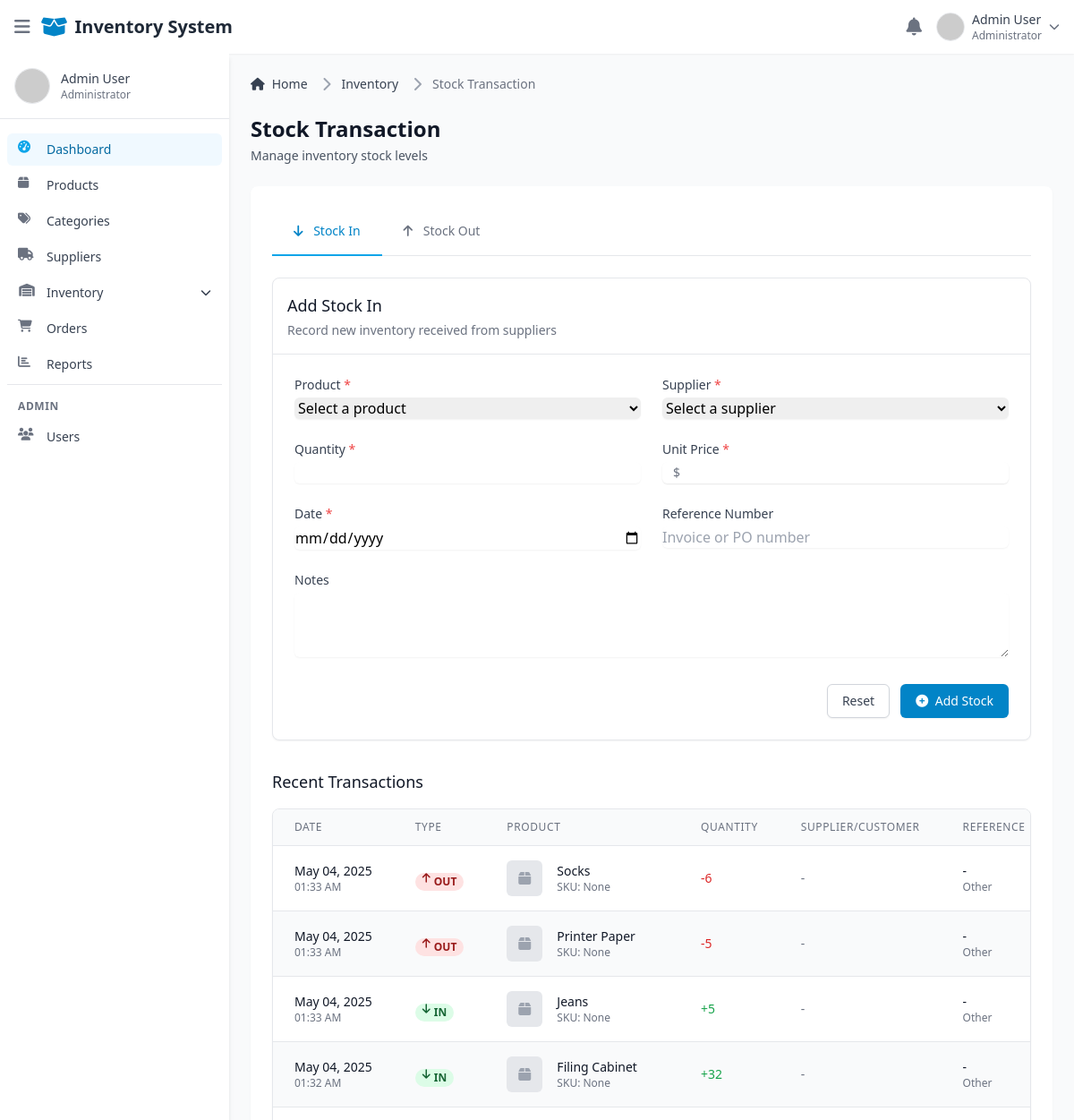
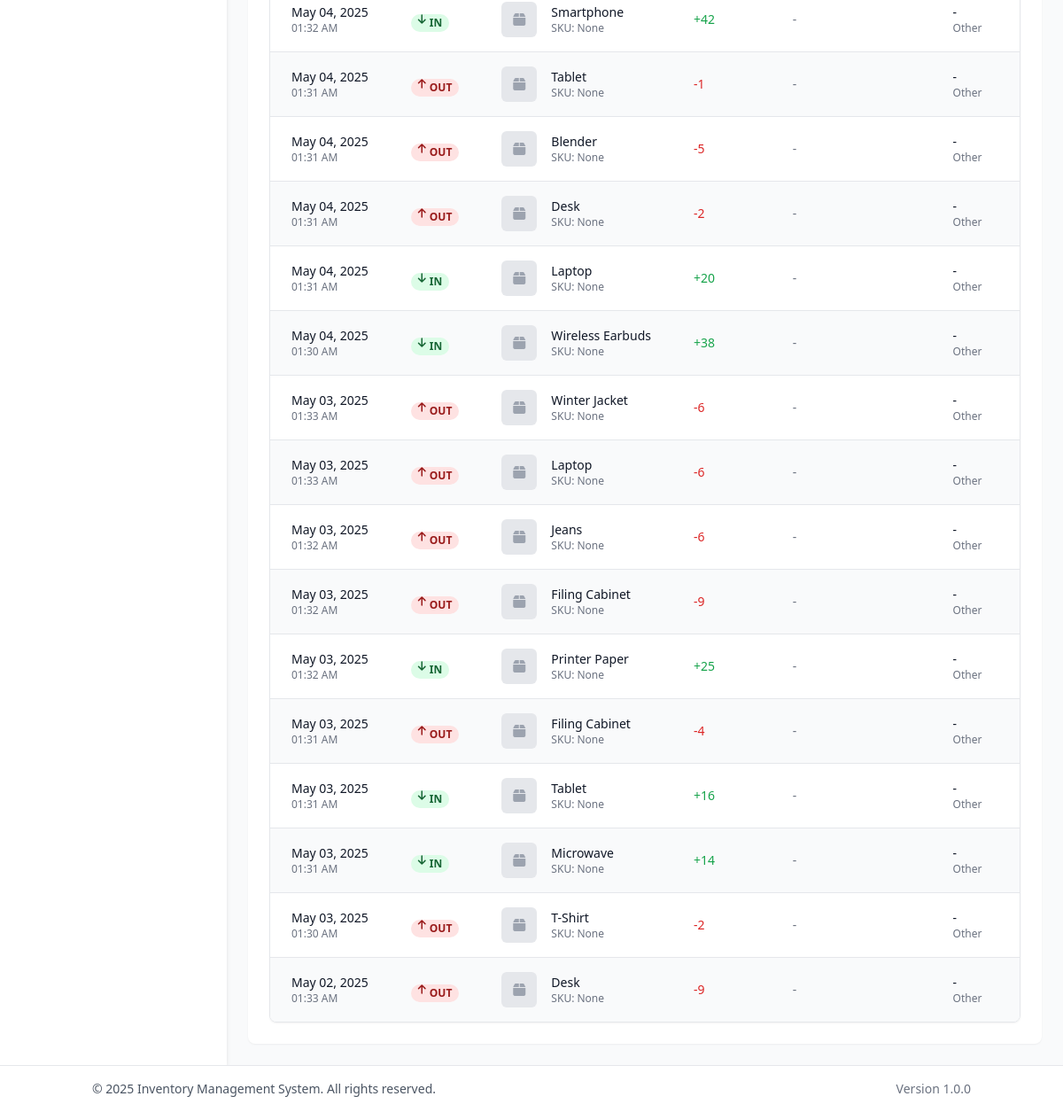
The page /stock/ (signed in) on the database its author committed (2 pictures, top to bottom).
### main_app/models.py (models this page shows, shortened)
class StockTransaction(models.Model):
    TRANSACTION_TYPES = [
        ('IN', 'Stock In'),
        ('OUT', 'Stock Out'),
    ]
    REASON_CHOICES = [
        ('purchase', 'Purchase'),
        ('sale', 'Sale'),
        ('return', 'Return from Customer'),
        ('return_to_supplier', 'Return to Supplier'),
        ('adjustment', 'Inventory Adjustment'),
        ('damaged', 'Damaged/Defective'),
        ('lost', 'Lost/Stolen'),
        ('other', 'Other'),
    ]
    product = models.ForeignKey(Product, on_delete=models.CASCADE, related_name='transactions')
    quantity = models.IntegerField()
    transaction_type = models.CharField(max_length=3, choices=TRANSACTION_TYPES)
    reason = models.CharField(max_length=20, choices=REASON_CHOICES, default='other')
    reference = models.CharField(max_length=100, blank=True, null=True)
    date = models.DateTimeField(default=timezone.now)
    supplier = models.ForeignKey(Supplier, null=True, blank=True, on_delete=models.SET_NULL, related_name='transactions')
    customer = models.ForeignKey(Customer, null=True, blank=True, on_delete=models.SET_NULL, related_name='transactions')
    unit_price = models.DecimalField(max_digits=10, decimal_places=2, blank=True, null=True)
    notes = models.TextField(blank=True, null=True)
    created_by = models.ForeignKey(User, on_delete=models.SET_NULL, null=True, blank=True)
    created_at = models.DateTimeField(auto_now_add=True)
    class Meta:
        ordering = ['-date']

class Product(models.Model):
    name = models.CharField(max_length=200)
    sku = models.CharField(max_length=50, unique=True, blank=True, null=True)
    description = models.TextField(blank=True)
    price = models.DecimalField(max_digits=10, decimal_places=2)
    stock = models.IntegerField(default=0)
    reorder_level = models.IntegerField(default=5)
    image = models.ImageField(upload_to='product_images/', null=True, blank=True)
    category = models.ForeignKey(Category, related_name='products', on_delete=models.CASCADE)
    suppliers = models.ManyToManyField(Supplier, related_name='products', blank=True)
    created_at = models.DateTimeField(auto_now_add=True, null=True)
    updated_at = models.DateTimeField(auto_now=True, null=True)
    is_active = models.BooleanField(default=True)
    def image_preview(self):
        if self.image:
            return format_html('<img src="{}" width="50" height="50" style="object-fit:cover;" />', self.image.url)
        return "No image"
    image_preview.short_description = "Preview"

### main_app/views.py (the view, shortened to what this page needs)
# urls.py: path('stock/', views.stock_transaction, name='stock_transaction'),
@login_required
def stock_transaction(request):
    transactions = StockTransaction.objects.select_related(
        'product', 'supplier', 'customer'
    ).order_by('-date')[:20]  # Show the 20 most recent transactions
    products = Product.objects.all()
    suppliers = Supplier.objects.all()
    customers = Customer.objects.all()
    context = {
        'transactions': transactions,
        'products': products,
        'suppliers': suppliers,
        'customers': customers,
        'today': timezone.now().strftime('%Y-%m-%d')
    }
    return render(request, 'stock.html', context)

### main_app/views.py (called while the page is built)
def notifications_processor(request):
    if request.user.is_authenticated:
        unread_count = Notification.objects.filter(recipient=request.user, is_read=False).count()
        recent_notifications = Notification.objects.filter(recipient=request.user).order_by('-created_at')[:5]
        return {
            'unread_notification_count': unread_count,
            'recent_notifications': recent_notifications,
        }
    return {
        'unread_notification_count': 0,
        'recent_notifications': [],
    }

### templates/stock.html (shortened to what this page needs)
{% extends 'base.html' %}
{% block breadcrumbs %}
<li>
    <div class="flex items-center">
        <i class="fas fa-chevron-right text-gray-400 mx-1"></i>
        <span class="ml-1 text-sm font-medium text-gray-700 md:ml-2">Inventory</span>
    </div>
</li>
<li aria-current="page">
    <div class="flex items-center">
        <i class="fas fa-chevron-right text-gray-400 mx-1"></i>
        <span class="ml-1 text-sm font-medium text-gray-500 md:ml-2">Stock Transaction</span>
    </div>
</li>
{% endblock %}
{% block page_title %}Stock Transaction{% endblock %}
{% block page_subtitle %}Manage inventory stock levels{% endblock %}
{% block content %}
<div class="p-6" x-data="{ activeTab: 'stock-in' }">
    <div class="mb-6 border-b border-gray-200">
        <div class="flex -mb-px">
            <button
                @click="activeTab = 'stock-in'"
                :class="activeTab === 'stock-in' ? 'border-primary-500 text-primary-600' : 'border-transparent text-gray-500 hover:text-gray-700 hover:border-gray-300'"
                class="py-4 px-6 border-b-2 font-medium text-sm focus:outline-none transition-colors duration-200">
                <i class="fas fa-arrow-down mr-2"></i> Stock In
            </button>
            <button
                @click="activeTab = 'stock-out'"
                :class="activeTab === 'stock-out' ? 'border-primary-500 text-primary-600' : 'border-transparent text-gray-500 hover:text-gray-700 hover:border-gray-300'"
                class="py-4 px-6 border-b-2 font-medium text-sm focus:outline-none transition-colors duration-200">
                <i class="fas fa-arrow-up mr-2"></i> Stock Out
            </button>
        </div>
    </div>
    <div x-show="activeTab === 'stock-in'" x-transition:enter="transition ease-out duration-200" x-transition:enter-start="opacity-0" x-transition:enter-end="opacity-100">
        <div class="bg-white rounded-lg shadow-sm border border-gray-200 overflow-hidden">
            <div class="p-4 border-b border-gray-200">
                <h3 class="text-lg font-medium text-gray-900">Add Stock In</h3>
                <p class="mt-1 text-sm text-gray-500">Record new inventory received from suppliers</p>
            </div>
            <form method="post" action="{% url 'stock_in' %}" class="p-6">
                <div class="grid grid-cols-1 md:grid-cols-2 gap-6 mb-6">
                    <div>
                        <label for="product-in" class="block text-sm font-medium text-gray-700 mb-1">Product <span class="text-red-500">*</span></label>
                        <select name="product" id="product-in" required class="w-full rounded-md border-gray-300 shadow-sm focus:border-primary-500 focus:ring-primary-500">
                            <option value="">Select a product</option>
                        </select>
                    </div>
                    <div>
                        <label for="supplier" class="block text-sm font-medium text-gray-700 mb-1">Supplier <span class="text-red-500">*</span></label>
                        <select name="supplier" id="supplier" required class="w-full rounded-md border-gray-300 shadow-sm focus:border-primary-500 focus:ring-primary-500">
                            <option value="">Select a supplier</option>
                        </select>
                    </div>
                    <div>
                        <label for="quantity-in" class="block text-sm font-medium text-gray-700 mb-1">Quantity <span class="text-red-500">*</span></label>
                        <input type="number" name="quantity" id="quantity-in" min="1" required class="w-full rounded-md border-gray-300 shadow-sm focus:border-primary-500 focus:ring-primary-500">
                    </div>
                    <div>
                        <label for="unit_price" class="block text-sm font-medium text-gray-700 mb-1">Unit Price <span class="text-red-500">*</span></label>
                        <div class="relative rounded-md shadow-sm">
                            <div class="absolute inset-y-0 left-0 pl-3 flex items-center pointer-events-none">
                                <span class="text-gray-500 sm:text-sm">$</span>
                            </div>
                            <input type="number" name="unit_price" id="unit_price" min="0" step="0.01" required class="w-full pl-7 rounded-md border-gray-300 shadow-sm focus:border-primary-500 focus:ring-primary-500">
                        </div>
                    </div>
                    <div>
                        <label for="date-in" class="block text-sm font-medium text-gray-700 mb-1">Date <span class="text-red-500">*</span></label>
                        <input type="date" name="date" id="date-in" required value="{{ today|date:'Y-m-d' }}" class="w-full rounded-md border-gray-300 shadow-sm focus:border-primary-500 focus:ring-primary-500">
                    </div>
                    <div>
                        <label for="reference-in" class="block text-sm font-medium text-gray-700 mb-1">Reference Number</label>
                        <input type="text" name="reference" id="reference-in" placeholder="Invoice or PO number" class="w-full rounded-md border-gray-300 shadow-sm focus:border-primary-500 focus:ring-primary-500">
                    </div>
                </div>
                <div class="mb-6">
                    <label for="notes-in" class="block text-sm font-medium text-gray-700 mb-1">Notes</label>
                    <textarea name="notes" id="notes-in" rows="3" class="w-full rounded-md border-gray-300 shadow-sm focus:border-primary-500 focus:ring-primary-500"></textarea>
                </div>
                <div class="flex justify-end space-x-3">
                    <button type="reset" class="px-4 py-2 border border-gray-300 rounded-md shadow-sm text-sm font-medium text-gray-700 bg-white hover:bg-gray-50 focus:outline-none focus:ring-2 focus:ring-offset-2 focus:ring-primary-500">
                        Reset
                    </button>
                    <button type="submit" class="px-4 py-2 border border-transparent rounded-md shadow-sm text-sm font-medium text-white bg-primary-600 hover:bg-primary-700 focus:outline-none focus:ring-2 focus:ring-offset-2 focus:ring-primary-500">
                        <i class="fas fa-plus-circle mr-1"></i> Add Stock
                    </button>
                </div>
            </form>
        </div>
    </div>
    <div class="mt-8">
        <h3 class="text-lg font-medium text-gray-900 mb-4">Recent Transactions</h3>
        <div class="bg-white rounded-lg shadow-sm border border-gray-200 overflow-hidden">
            <div class="overflow-x-auto">
                <table class="min-w-full divide-y divide-gray-200">
                    <thead class="bg-gray-50">
                        <tr>
                            <th scope="col" class="px-6 py-3 text-left text-xs font-medium text-gray-500 uppercase tracking-wider">
                                Date
                            </th>
                            <th scope="col" class="px-6 py-3 text-left text-xs font-medium text-gray-500 uppercase tracking-wider">
                                Type
                            </th>
                            <th scope="col" class="px-6 py-3 text-left text-xs font-medium text-gray-500 uppercase tracking-wider">
                                Product
                            </th>
                            <th scope="col" class="px-6 py-3 text-left text-xs font-medium text-gray-500 uppercase tracking-wider">
                                Quantity
                            </th>
                            <th scope="col" class="px-6 py-3 text-left text-xs font-medium text-gray-500 uppercase tracking-wider">
                                Supplier/Customer
                            </th>
                            <th scope="col" class="px-6 py-3 text-left text-xs font-medium text-gray-500 uppercase tracking-wider">
                                Reference
                            </th>
                        </tr>
                    </thead>
                    <tbody class="bg-white divide-y divide-gray-200">
                        {% for transaction in transactions %}
                        <tr class="hover:bg-gray-50 {% cycle 'bg-white' 'bg-gray-50' %}">
                            <td class="px-6 py-4 whitespace-nowrap">
                                <div class="text-sm text-gray-900">{{ transaction.date|date:"M d, Y" }}</div>
                                <div class="text-xs text-gray-500">{{ transaction.date|date:"h:i A" }}</div>
                            </td>
                            <td class="px-6 py-4 whitespace-nowrap">
                                {% if transaction.transaction_type == 'IN' %}
                                <span class="px-2 inline-flex text-xs leading-5 font-semibold rounded-full bg-green-100 text-green-800">
                                    <i class="fas fa-arrow-down mr-1"></i> IN
                                </span>
                                {% else %}
                                <span class="px-2 inline-flex text-xs leading-5 font-semibold rounded-full bg-red-100 text-red-800">
                                    <i class="fas fa-arrow-up mr-1"></i> OUT
                                </span>
                                {% endif %}
                            </td>
                            <td class="px-6 py-4 whitespace-nowrap">
                                <div class="flex items-center">
                                    <div class="flex-shrink-0 h-10 w-10 rounded-md bg-gray-200 overflow-hidden">
                                        {% if transaction.product.image %}
                                        <img src="{{ transaction.product.image.url }}" alt="{{ transaction.product.name }}" class="h-10 w-10 object-cover">
                                        {% else %}
                                        <div class="h-10 w-10 flex items-center justify-center">
                                            <i class="fas fa-box text-gray-400"></i>
                                        </div>
                                        {% endif %}
                                    </div>
                                    <div class="ml-4">
                                        <div class="text-sm font-medium text-gray-900">{{ transaction.product.name }}</div>
                                        <div class="text-xs text-gray-500">SKU: {{ transaction.product.sku }}</div>
                                    </div>
                                </div>
                            </td>
                            <td class="px-6 py-4 whitespace-nowrap">
                                {% if transaction.transaction_type == 'IN' %}
                                <div class="text-sm font-medium text-green-600">
                                    +{{ transaction.quantity }}
                                </div>
                                {% else %}
                                <div class="text-sm font-medium text-red-600">
                                    -{{ transaction.quantity }}
                                </div>
                                {% endif %}
                            </td>
                            <td class="px-6 py-4 whitespace-nowrap">
                                {% if transaction.transaction_type == 'IN' and transaction.supplier %}
                                <div class="text-sm text-gray-900">{{ transaction.supplier.name }}</div>
                                <div class="text-xs text-gray-500">Supplier</div>
                                {% elif transaction.transaction_type == 'OUT' and transaction.customer %}
                                <div class="text-sm text-gray-900">{{ transaction.customer.name }}</div>
                                <div class="text-xs text-gray-500">Customer</div>
                                {% else %}
                                <div class="text-sm text-gray-500">-</div>
                                {% endif %}
                            </td>
                            <td class="px-6 py-4 whitespace-nowrap">
                                <div class="text-sm text-gray-900">{{ transaction.reference|default:"-" }}</div>
                                <div class="text-xs text-gray-500">{{ transaction.get_reason_display }}</div>
                            </td>
                        </tr>
                        {% empty %}
                        <tr>
                            <td colspan="7" class="px-6 py-4 text-center text-sm text-gray-500">
                                No recent transactions found.
                            </td>
                        </tr>
                        {% endfor %}
                    </tbody>
                </table>
            </div>
        </div>
    </div>
</div>
{% endblock %}

### rows shown on the page
StockTransaction: transaction_type "OUT" (drawn)
StockTransaction: transaction_type "OUT" (drawn)
StockTransaction: transaction_type "IN" (drawn)
StockTransaction: transaction_type "IN" (drawn)
StockTransaction: transaction_type "IN" (drawn)
StockTransaction: transaction_type "OUT" (drawn)
StockTransaction: transaction_type "OUT" (drawn)
StockTransaction: transaction_type "OUT" (drawn)
StockTransaction: transaction_type "IN" (drawn)
StockTransaction: transaction_type "IN" (drawn)
StockTransaction: transaction_type "OUT" (drawn)
StockTransaction: transaction_type "OUT" (drawn)
StockTransaction: transaction_type "OUT" (drawn)
StockTransaction: transaction_type "OUT" (drawn)
StockTransaction: transaction_type "IN" (drawn)
StockTransaction: transaction_type "OUT" (drawn)
StockTransaction: transaction_type "IN" (drawn)
StockTransaction: transaction_type "IN" (drawn)
StockTransaction: transaction_type "OUT" (drawn)
StockTransaction: transaction_type "OUT" (drawn)
